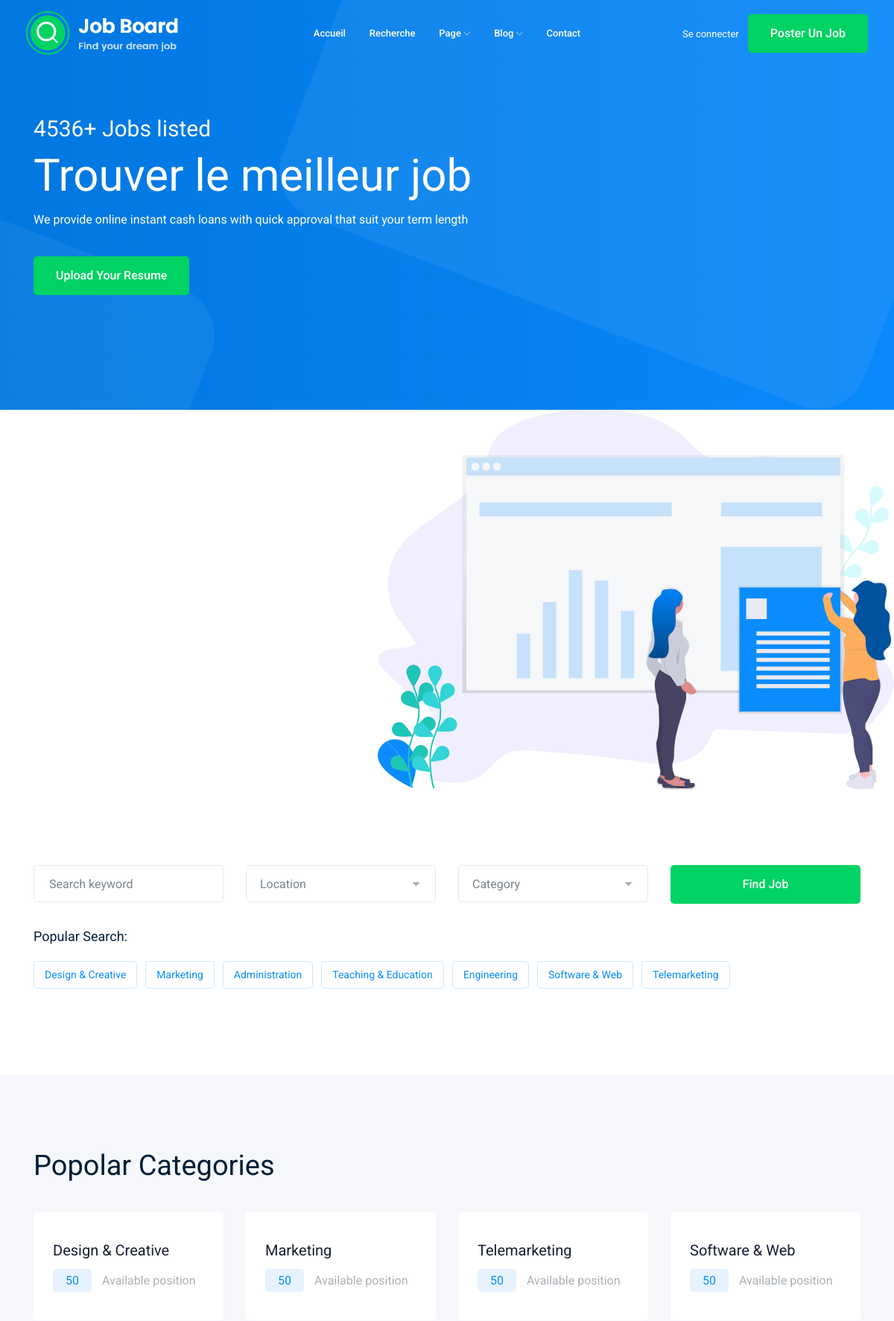
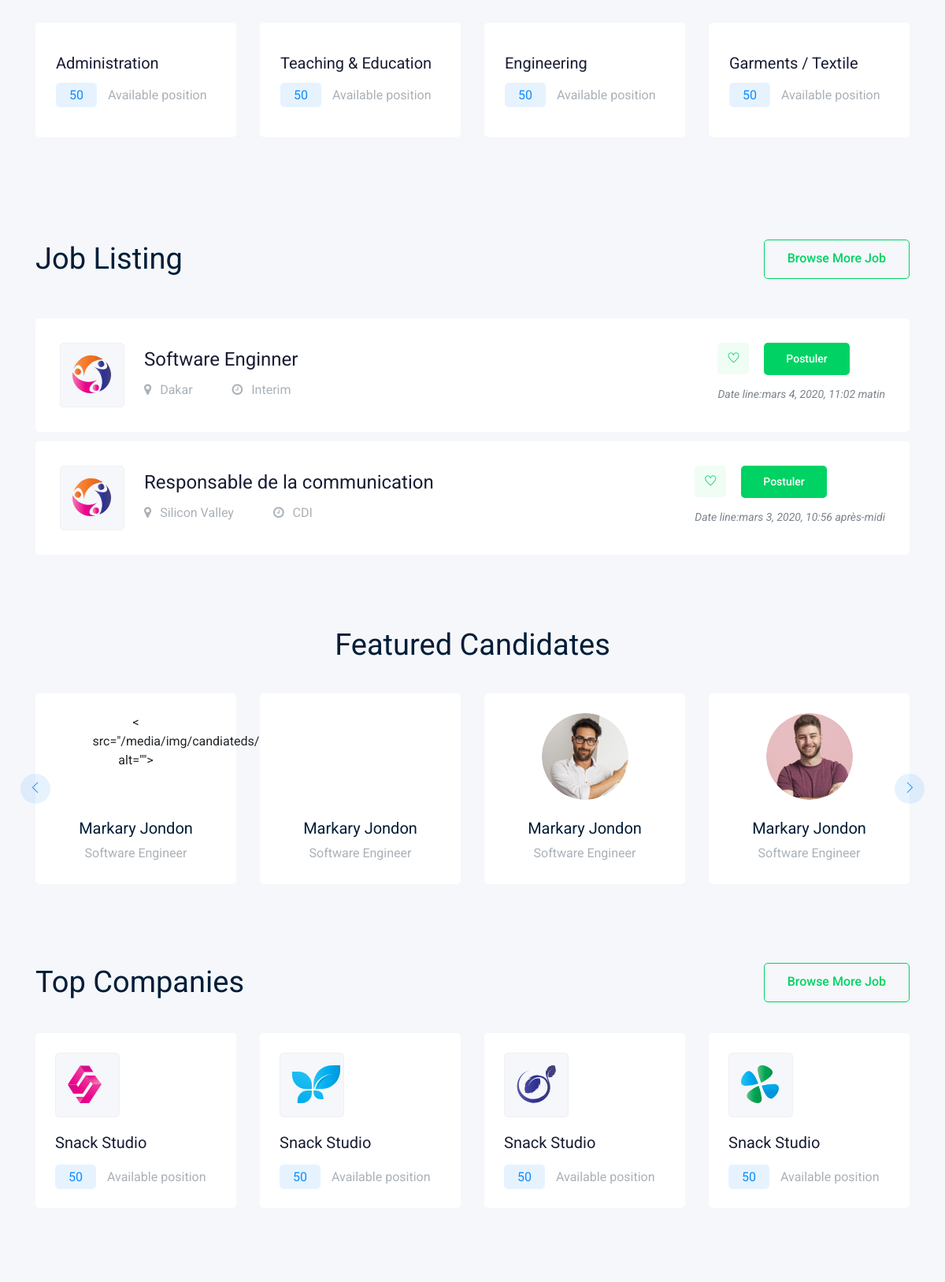
The page / (upper part) on the database its author committed (2 pictures, top to bottom).
### princ/models.py (models this page shows, shortened)
class Job (models.Model):
    jobtype = (
        ("CDD", "CDD"),
        ("CDI", "CDI"),
        ("Interim","Interim"),
        ("Freelance","Freelance")
    )
    Categories = (
        ("enseignement","Enseignement education"),
        ("earketing","Marketing"),
        ("eelemarketing","Telemarketing"),
        ("software","Developpement d'application & web"),
        ("batiment","Batiments et design"),
        ("administration","Administration"),
        ("autre","Autres")
    )
    Experiences = (
        ("non","Non spécifié"),
        ("Debutant","Debutant"),
        ("junior","1 à 2 ans d'experiences"),
        ("moyen", "2 à 6 ans d'experiences"),
        ("senior","plus de 6 ans d'experiences")
    )
    posteur = models.ForeignKey('Compte', on_delete= models.CASCADE, blank=True)
    titre = models.CharField(max_length=200, blank=False)
    categorie = models.CharField(max_length=200, blank=True, default="autre", choices=Categories)
    lieu = models.CharField(max_length=200)
    type = models.CharField(max_length=100, choices=jobtype)
    experience = models.CharField(max_length=100, choices=Experiences, blank=True, default="None")
    pub_date = models.DateTimeField(auto_now=True)
    description = models.TextField()
    salaire_max = models.IntegerField(null=True)
    salaire_min = models.IntegerField(null=True)

### princ/views.py (the view)
# urls.py: 2. Add a URL to urlpatterns:  path('', views.home, name='home')
def home(request):
    jobs = Job.objects.order_by("-pub_date")[:5]
    cat_list = Job.Categories
    return render(request,"home.html",context={"jobs":jobs,"cat_list":cat_list})

### templates/home.html (shortened to what this page needs)
{% extends 'squel.html' %}
{% block main %}
<header>
        <div class="header-area ">
            <div id="sticky-header" class="main-header-area">
                <div class="container-fluid ">
                    <div class="header_bottom_border">
                        <div class="row align-items-center">
                            <div class="col-xl-3 col-lg-2">
                                <div class="logo">
                                    <a href="index.html">
                                        <img src="{{MEDIA_URL}}img/logo.png" alt="">
                                    </a>
                                </div>
                            </div>
                            <div class="col-xl-6 col-lg-7">
                                <div class="main-menu  d-none d-lg-block">
                                    <nav>
                                        <ul id="navigation">
                                            <li><a href="index.html">Accueil</a></li>
                                            <li><a href="jobs.html">Recherche</a></li>
                                            <li><a href="#">page <i class="ti-angle-down"></i></a>
                                            </li>
                                            <li><a href="#">blog <i class="ti-angle-down"></i></a>
                                            </li>
                                            <li><a href="contact.html">Contact</a></li>
                                        </ul>
                                    </nav>
                                </div>
                            </div>
                            <div class="col-xl-3 col-lg-3 d-none d-lg-block">
                                <div class="Appointment">
                                    <div class="phone_num d-none d-xl-block">
                                        <a href="#">Se connecter</a>
                                    </div>
                                    <div class="d-none d-lg-block">
                                        <a class="boxed-btn3" href="#">Poster un job</a>
                                    </div>
                                </div>
                            </div>
                            <div class="col-12">
                            </div>
                        </div>
                    </div>
                </div>
            </div>
        </div>
    </header>
    {% block home-main %}
        <div class="slider_area">
        <div class="single_slider  d-flex align-items-center slider_bg_1">
            <div class="container">
                <div class="row align-items-center">
                    <div class="col-lg-7 col-md-6">
                        <div class="slider_text">
                            <h5 class="wow fadeInLeft" data-wow-duration="1s" data-wow-delay=".2s">4536+ Jobs listed</h5>
                            <h3 class="wow fadeInLeft" data-wow-duration="1s" data-wow-delay=".3s">Trouver le meilleur job</h3>
                            <p class="wow fadeInLeft" data-wow-duration="1s" data-wow-delay=".4s">We provide online instant cash loans with quick approval that suit your term length</p>
                            <div class="sldier_btn wow fadeInLeft" data-wow-duration="1s" data-wow-delay=".5s">
                                <a href="#" class="boxed-btn3">Upload your Resume </a>
                            </div>
                        </div>
                    </div>
                </div>
            </div>
        </div>
        <div class="ilstration_imgwow fadeInRight d-none d-lg-block text-right" data-wow-duration="1s" data-wow-delay=".2s">
            <img src="{{MEDIA_URL}}{{MEDIA_URL}}img/banner/illustration.png" alt="">
        </div>
    </div>
    <div class="catagory_area">
        <div class="container">
            <div class="row cat_search">
                <div class="col-lg-3 col-md-4">
                    <div class="single_input">
                        <input type="text" placeholder="Search keyword">
                    </div>
                </div>
                <div class="col-lg-3 col-md-4">
                </div>
                <div class="col-lg-3 col-md-4">
                </div>
                <div class="col-lg-3 col-md-12">
                    <div class="job_btn">
                        <a href="#" class="boxed-btn3">Find Job</a>
                    </div>
                </div>
            </div>
            <div class="row">
                <div class="col-lg-12">
                    <div class="popular_search d-flex align-items-center">
                        <span>Popular Search:</span>
                        <ul>
                            <li><a href="#">Design & Creative</a></li>
                            <li><a href="#">Marketing</a></li>
                            <li><a href="#">Administration</a></li>
                            <li><a href="#">Teaching & Education</a></li>
                            <li><a href="#">Engineering</a></li>
                            <li><a href="#">Software & Web</a></li>
                            <li><a href="#">Telemarketing</a></li>
                        </ul>
                    </div>
                </div>
            </div>
        </div>
    </div>
    <div class="popular_catagory_area">
        <div class="container">
            <div class="row">
                <div class="col-lg-12">
                    <div class="section_title mb-40">
                        <h3>Popolar Categories</h3>
                    </div>
                </div>
            </div>
            <div class="row">
                <div class="col-lg-4 col-xl-3 col-md-6">
                    <div class="single_catagory">
                        <a href="jobs.html"><h4>Design & Creative</h4></a>
                        <p> <span>50</span> Available position</p>
                    </div>
                </div>
                <div class="col-lg-4 col-xl-3 col-md-6">
                    <div class="single_catagory">
                        <a href="jobs.html"><h4>Marketing</h4></a>
                        <p> <span>50</span> Available position</p>
                    </div>
                </div>
                <div class="col-lg-4 col-xl-3 col-md-6">
                    <div class="single_catagory">
                        <a href="jobs.html"><h4>Telemarketing</h4></a>
                        <p> <span>50</span> Available position</p>
                    </div>
                </div>
                <div class="col-lg-4 col-xl-3 col-md-6">
                    <div class="single_catagory">
                        <a href="jobs.html"><h4>Software & Web</h4></a>
                        <p> <span>50</span> Available position</p>
                    </div>
                </div>
                <div class="col-lg-4 col-xl-3 col-md-6">
                    <div class="single_catagory">
                        <a href="jobs.html"><h4>Administration</h4></a>
                        <p> <span>50</span> Available position</p>
                    </div>
                </div>
                <div class="col-lg-4 col-xl-3 col-md-6">
                    <div class="single_catagory">
                        <a href="jobs.html"><h4>Teaching & Education</h4></a>
                        <p> <span>50</span> Available position</p>
                    </div>
                </div>
                <div class="col-lg-4 col-xl-3 col-md-6">
                    <div class="single_catagory">
                        <a href="jobs.html"><h4>Engineering</h4></a>
                        <p> <span>50</span> Available position</p>
                    </div>
                </div>
                <div class="col-lg-4 col-xl-3 col-md-6">
                    <div class="single_catagory">
                        <a href="jobs.html"><h4>Garments / Textile</h4></a>
                        <p> <span>50</span> Available position</p>
                    </div>
                </div>
            </div>
        </div>
    </div>
    <div class="job_listing_area">
        <div class="container">
            <div class="row align-items-center">
                <div class="col-lg-6">
                    <div class="section_title">
                        <h3>Job Listing</h3>
                    </div>
                </div>
                <div class="col-lg-6">
                    <div class="brouse_job text-right">
                        <a href="{% url 'joblist' %}" class="boxed-btn4">Browse More Job</a>
                    </div>
                </div>
            </div>
            <div class="job_lists">
                <div class="row">
                    {% for job in jobs %}
    <div class="col-lg-12 col-md-12">
                        <div class="single_jobs white-bg d-flex justify-content-between">
                            <div class="jobs_left d-flex align-items-center">
                                <div class="thumb">
                                    <img src="{{MEDIA_URL}}img/svg_icon/2.svg" alt="">
                                </div>
                                <div class="jobs_conetent">
                                    <a href="job_details.html"><h4>{{job.titre}}</h4></a>
                                    <div class="links_locat d-flex align-items-center">
                                        <div class="location">
                                            <p> <i class="fa fa-map-marker"></i> {{job.lieu}}</p>
                                        </div>
                                        <div class="location">
                                            <p> <i class="fa fa-clock-o"></i> {{job.type}}</p>
                                        </div>
                                    </div>
                                </div>
                            </div>
                            <div class="jobs_right">
                                <div class="apply_now">
                                    <a class="heart_mark" href="#"> <i class="ti-heart"></i> </a>
                                    <a href="job_details.html" class="boxed-btn3">Postuler</a>
                                </div>
                                <div class="date">
                                    <p>Date line:{{job.pub_date}}</p>
                                </div>
                            </div>
                        </div>
                    </div>
{% endfor %}
                </div>
            </div>
        </div>
    </div>
    <div class="featured_candidates_area">
        <div class="container">
            <div class="row">
                <div class="col-lg-12">
                    <div class="section_title text-center mb-40">
                        <h3>Featured Candidates</h3>
                    </div>
                </div>
            </div>
            <div class="row">
                <div class="col-lg-12">
                    <div class="candidate_active owl-carousel">
                        <div class="single_candidates text-center">
                            <div class="thumb">
                                < src="{{MEDIA_URL}}img/candiateds/1.png" alt="">
                            </div>
                            <a href="#"><h4>Markary Jondon</h4></a>
                            <p>Software Engineer</p>
                        </div>
                        <div class="single_candidates text-center">
                            <div class="thumb">
                            </div>
                            <a href="#"><h4>Markary Jondon</h4></a>
                            <p>Software Engineer</p>
                        </div>
                        <div class="single_candidates text-center">
                            <div class="thumb">
                                <img src="{{MEDIA_URL}}img/candiateds/3.png" alt="">
                            </div>
                            <a href="#"><h4>Markary Jondon</h4></a>
                            <p>Software Engineer</p>
                        </div>
                        <div class="single_candidates text-center">
                            <div class="thumb">
                                <img src="{{MEDIA_URL}}img/candiateds/4.png" alt="">
                            </div>
                            <a href="#"><h4>Markary Jondon</h4></a>
                            <p>Software Engineer</p>
                        </div>
                    </div>
                </div>
            </div>
        </div>
    </div>
    <div class="top_companies_area">
        <div class="container">
            <div class="row align-items-center mb-40">
                <div class="col-lg-6 col-md-6">
                    <div class="section_title">
                        <h3>Top Companies</h3>
                    </div>
                </div>
                <div class="col-lg-6 col-md-6">
                    <div class="brouse_job text-right">
                        <a href="jobs.html" class="boxed-btn4">Browse More Job</a>
                    </div>
                </div>
            </div>
            <div class="row">
                <div class="col-lg-4 col-xl-3 col-md-6">
                    <div class="single_company">
                        <div class="thumb">
                            <img src="{{MEDIA_URL}}img/svg_icon/5.svg" alt="">
                        </div>
                        <a href="jobs.html"><h3>Snack Studio</h3></a>
                        <p> <span>50</span> Available position</p>
                    </div>
                </div>
                <div class="col-lg-4 col-xl-3 col-md-6">
                    <div class="single_company">
                        <div class="thumb">
                            <img src="{{MEDIA_URL}}img/svg_icon/4.svg" alt="">
                        </div>
                        <a href="jobs.html"><h3>Snack Studio</h3></a>
                        <p> <span>50</span> Available position</p>
                    </div>
                </div>
                <div class="col-lg-4 col-xl-3 col-md-6">
                    <div class="single_company">
                        <div class="thumb">
                            <img src="{{MEDIA_URL}}img/svg_icon/3.svg" alt="">
                        </div>
                        <a href="jobs.html"><h3>Snack Studio</h3></a>
                        <p> <span>50</span> Available position</p>
                    </div>
                </div>
                <div class="col-lg-4 col-xl-3 col-md-6">
                    <div class="single_company">
                        <div class="thumb">
                            <img src="{{MEDIA_URL}}img/svg_icon/1.svg" alt="">
                        </div>
                        <a href="jobs.html"><h3>Snack Studio</h3></a>
                        <p> <span>50</span> Available position</p>
                    </div>
                </div>
            </div>
        </div>
    </div>
    {% endblock home-main %}
{% endblock main %}

### rows shown on the page
Job: titre "Software Enginner", lieu "Dakar", type "Interim", pub_date "mars 4, 2020, 11:02 matin"
Job: titre "Responsable de la communication", lieu "Silicon Valley", type "CDI", pub_date "mars 3, 2020, 10:56 après-midi"

### other values the page prints
{{ MEDIA_URL }} "/media/"
